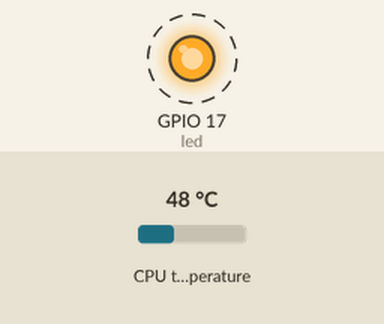
Recording of a program running on a simulated Raspberry Pi (BCM pin numbers). Parts: output pins drawn as LEDs (lit = HIGH). Dashed ring = blinking. The test bench sets the inputs (shaded band); at power-on: CPU temperature 48 °C. The clock reads 2024-03-15 10:24:30 at power-on unless the program sets it; files the program writes start out absent; what the program prints to the terminal is not drawn.

Above: at 0.2 s.
Timing chart, 0 to 3.0 s (numbered marks = the images above):
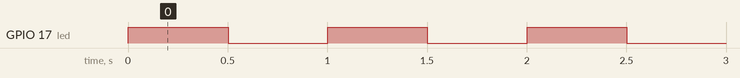

The program:

blink.py
```python
#!/usr/bin/env python3
"""gpio17 led blink(1s) and count in system log"""
#shebang and docstring

#blink interval time.sleep()
import time
#timestamp
import datetime
#shell command
import subprocess
#file path
from pathlib import Path
#gpio control
from gpiozero import LED
#os signal
from signal import pause, signal, SIGTERM, SIGINT

LED_PIN = 17
PERIOD_SEC = 1.0
LOG_FILE = Path(__file__).parent.parent / "logs" / "blink.log"

#gpio17
led = LED(LED_PIN)
#running flag
running = True

#signal handler
def cleanup(signum, frame):
    global running
    running = False


#signal registration
signal(SIGTERM, cleanup)
signal(SIGINT, cleanup)


def get_temp():
    #temp capture
    out = subprocess.check_output(["vcgencmd", "measure_temp"], text=True)
    #parsing
    return float(out.split("=")[1].split("'")[0])


def main():
    LOG_FILE.parent.mkdir(parents=True, exist_ok=True)
    print(f"Blink started on GPIO{LED_PIN}. Logging to {LOG_FILE}")
    count = 0

    while running:
        led.on()
        time.sleep(PERIOD_SEC / 2)
        led.off()
        time.sleep(PERIOD_SEC / 2)
        count += 1

        if count % 10 == 0:
            ts = datetime.datetime.now().isoformat(timespec="seconds")
            temp = get_temp()
            line = f"{ts} | blinks={count} | temp={temp:.1f}°C\n"
            with LOG_FILE.open("a") as f:
                f.write(line)
            print(line, end="")

    led.off()
    print("\nStopped cleanly.")


if __name__ == "__main__":
    main()
```

Measured:
- by itself, GPIO 17 (led): alternates HIGH for 0.50 s and LOW for 0.50 s
